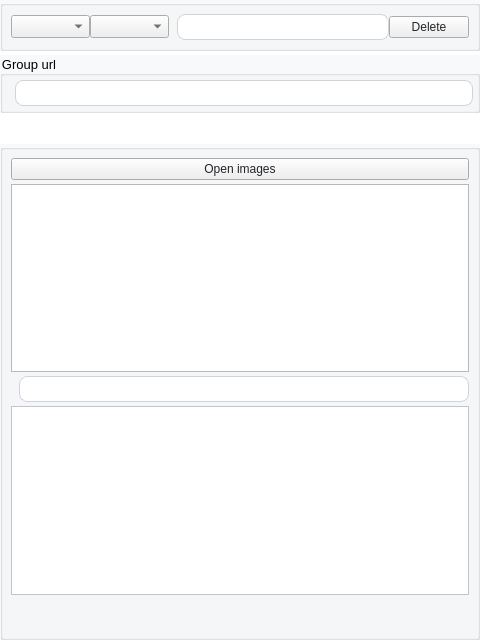
<?xml version="1.0" encoding="UTF-8"?>
<ui version="4.0">
 <class>RobotAction</class>
 <widget class="QWidget" name="RobotAction">
  <property name="geometry">
   <rect>
    <x>0</x>
    <y>0</y>
    <width>480</width>
    <height>640</height>
   </rect>
  </property>
  <property name="windowTitle">
   <string>Form</string>
  </property>
  <property name="styleSheet">
   <string notr="true">#RobotAction{
  font-family: &quot;Courier New&quot;;
  background-color: #FFFFFF;
}
QGroupBox {
  font-family: &quot;Courier New&quot;;
  font-size: 13px;
  background-color: rgba(248, 249, 250, 1);
}
QLineEdit {
  padding: 4px 0;
  border: 1px solid #ced4da;
  border-radius: 8px;
  margin-left: 8px;
  padding-left: 4px;
  background-color: #FFFFFF;
  color:#212529;
}
QPlainTextEdit {
	background-color: #FFFFFF;
  color:#212529;
}
QLabel {
  font-family: &quot;Courier New&quot;;
  font-size: 13px;
  color: rgb(90, 93, 97);
}
QRadioButton {
  font-family: &quot;Courier New&quot;;
  font-size: 13px;
  color: #212529;
}
QComboBox {
  font-family: &quot;Courier New&quot;;
  font-size: 13px;
  color: #212529;
}
QPushButton {
  color: #212529;
}

QCheckBox{
  color: #212529;
}</string>
  </property>
  <layout class="QVBoxLayout" name="verticalLayout_2">
   <property name="spacing">
    <number>0</number>
   </property>
   <property name="leftMargin">
    <number>0</number>
   </property>
   <property name="topMargin">
    <number>0</number>
   </property>
   <property name="rightMargin">
    <number>0</number>
   </property>
   <property name="bottomMargin">
    <number>0</number>
   </property>
   <item>
    <layout class="QVBoxLayout" name="FacebookAction_layout">
     <property name="spacing">
      <number>4</number>
     </property>
     <property name="topMargin">
      <number>0</number>
     </property>
     <item>
      <widget class="QGroupBox" name="main_container">
       <property name="title">
        <string/>
       </property>
       <layout class="QHBoxLayout" name="horizontalLayout_2">
        <property name="spacing">
         <number>0</number>
        </property>
        <property name="leftMargin">
         <number>8</number>
        </property>
        <property name="topMargin">
         <number>8</number>
        </property>
        <property name="rightMargin">
         <number>8</number>
        </property>
        <property name="bottomMargin">
         <number>8</number>
        </property>
        <item>
         <layout class="QHBoxLayout" name="main_container_layout">
          <item>
           <widget class="QComboBox" name="action_name"/>
          </item>
          <item>
           <widget class="QComboBox" name="action_option"/>
          </item>
          <item>
           <widget class="QLineEdit" name="action_payload"/>
          </item>
          <item>
           <widget class="QPushButton" name="action_delete_btn">
            <property name="text">
             <string>Delete</string>
            </property>
           </widget>
          </item>
         </layout>
        </item>
       </layout>
      </widget>
     </item>
     <item>
      <widget class="QGroupBox" name="group_url_container">
       <property name="title">
        <string>Group url</string>
       </property>
       <layout class="QVBoxLayout" name="verticalLayout_4">
        <property name="spacing">
         <number>0</number>
        </property>
        <property name="leftMargin">
         <number>4</number>
        </property>
        <property name="topMargin">
         <number>4</number>
        </property>
        <property name="rightMargin">
         <number>4</number>
        </property>
        <property name="bottomMargin">
         <number>4</number>
        </property>
        <item>
         <layout class="QVBoxLayout" name="group_url_container_layout">
          <property name="spacing">
           <number>0</number>
          </property>
          <item>
           <widget class="QLineEdit" name="group_url_input"/>
          </item>
         </layout>
        </item>
       </layout>
      </widget>
     </item>
     <item>
      <spacer name="verticalSpacer_2">
       <property name="orientation">
        <enum>Qt::Vertical</enum>
       </property>
       <property name="sizeHint" stdset="0">
        <size>
         <width>20</width>
         <height>40</height>
        </size>
       </property>
      </spacer>
     </item>
     <item>
      <widget class="QGroupBox" name="content_container">
       <property name="title">
        <string/>
       </property>
       <layout class="QVBoxLayout" name="verticalLayout">
        <property name="leftMargin">
         <number>8</number>
        </property>
        <property name="topMargin">
         <number>8</number>
        </property>
        <property name="rightMargin">
         <number>8</number>
        </property>
        <property name="bottomMargin">
         <number>8</number>
        </property>
        <item>
         <layout class="QVBoxLayout" name="content_container_layout">
          <property name="spacing">
           <number>4</number>
          </property>
          <property name="topMargin">
           <number>0</number>
          </property>
          <property name="bottomMargin">
           <number>0</number>
          </property>
          <item>
           <widget class="QPushButton" name="product_image_btn">
            <property name="text">
             <string>Open images</string>
            </property>
           </widget>
          </item>
          <item>
           <widget class="QListWidget" name="product_images_list"/>
          </item>
          <item>
           <widget class="QLineEdit" name="product_title_input">
            <property name="toolTip">
             <string>Title</string>
            </property>
           </widget>
          </item>
          <item>
           <widget class="QPlainTextEdit" name="product_description_input">
            <property name="toolTip">
             <string>Description</string>
            </property>
           </widget>
          </item>
         </layout>
        </item>
        <item>
         <spacer name="verticalSpacer">
          <property name="orientation">
           <enum>Qt::Vertical</enum>
          </property>
          <property name="sizeHint" stdset="0">
           <size>
            <width>20</width>
            <height>40</height>
           </size>
          </property>
         </spacer>
        </item>
       </layout>
      </widget>
     </item>
    </layout>
   </item>
  </layout>
 </widget>
 <resources/>
 <connections/>
</ui>
